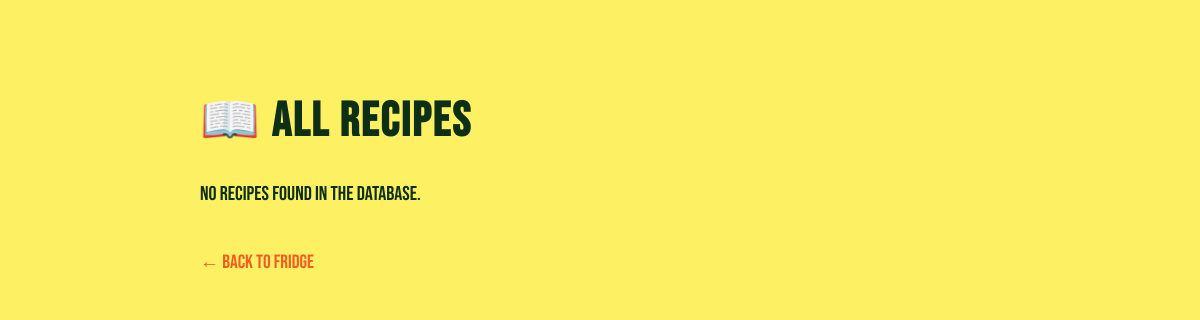
Page /all_recipes (signed in) on the earlier database version.
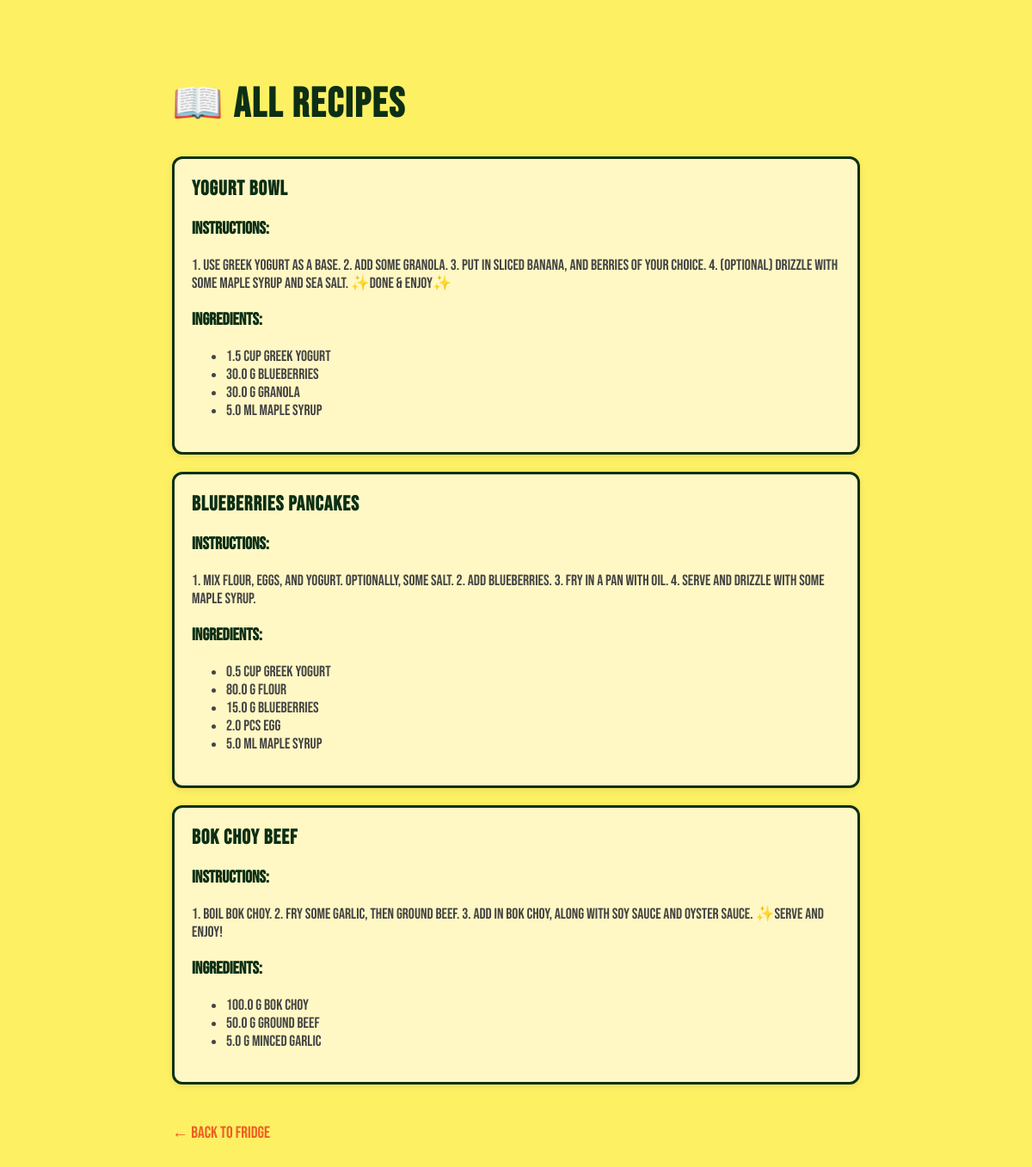
Same page on the later database version.
### models.py (models this page shows, shortened)
class Recipe(db.Model):
    id = db.Column(db.Integer, primary_key=True)
    name = db.Column(db.String(120), nullable=False)
    instructions = db.Column(db.Text, nullable=False)
    user_id = db.Column(db.Integer, db.ForeignKey('user.id'), nullable=False)
    user = db.relationship("User", backref="recipes")

class RecipeIngredient(db.Model):
    id = db.Column(db.Integer, primary_key=True)
    recipe_id = db.Column(db.Integer, db.ForeignKey('recipe.id'), nullable=False)
    name = db.Column(db.String(80), nullable=False)
    quantity = db.Column(db.Float, nullable=False)
    unit = db.Column(db.String(20), nullable=False)
    recipe = db.relationship("Recipe", backref="ingredients_needed")

### app.py (the view)
@app.route('/all_recipes')
def all_recipes():
    recipes = Recipe.query.filter_by(user_id=current_user.id).all()
    return render_template('all_recipes.html', recipes=recipes)

### app.py (called while the page is built)
@login_manager.user_loader
def load_user(user_id):
    return User.query.get(int(user_id))

### templates/all_recipes.html (shortened to what this page needs)
<!DOCTYPE html>
<html>
<head>
</head>
<body>
    <h1>📖 All Recipes</h1>
    {% if recipes %}
        {% for recipe in recipes %}
            <div class="recipe">
                <h2>{{ recipe.name }}</h2>
                <p><strong>Instructions:</strong></p>
                <div class="instructions">{{ recipe.instructions }}</div>
                <p><strong>Ingredients:</strong></p>
                <ul>
                    {% for ing in recipe.ingredients_needed %}
                        <li>{{ ing.quantity }} {{ ing.unit }} {{ ing.name }}</li>
                    {% endfor %}
                </ul>
            </div>
        {% endfor %}
    {% else %}
        <p>No recipes found in the database.</p>
    {% endif %}
    <br><a href="/">← Back to Fridge</a>
</body>
</html>

### templates/all_recipes.html (style rules this page uses)
body { font-family: 'Bebas Neue', sans-serif; margin: 40px; background-color: #fdf063; color: #0c2f15; font-size: 20px; max-width: 800px; margin: 40px auto; padding: 20px; }
h1, h2 { color: #0c2f15; font-weight: 800; }
h1 { font-size: 3rem; letter-spacing: 2px; }
h2 { font-size: 1.5rem; letter-spacing: 1px; }
.recipe { background: #fff8c5; border: 3px solid #0c2f15; border-radius: 12px; padding: 20px; margin-bottom: 20px; box-shadow: 0 2px 8px rgba(0,0,0,0.08); }
.recipe h2 { margin-top: 0; color: #0c2f15; }
.instructions { margin-top: 10px; font-size: 1.1rem; color: #444; }
ul { font-size: 1.1rem; color: #444; }
a { color: #f05d23; text-decoration: none; font-size: 1.2rem; }

Differences in the rows shown:
added Recipe: name "yogurt bowl", instructions "1. Use Greek yogurt as a base. 2. Add some granola. 3. Put in sliced banana, and berries of your choice. 4. (Optional) Drizzle with some maple syrup and sea salt. ✨Done & enjoy✨"
added RecipeIngredient: quantity "1.5", unit "cup", name "greek yogurt", shown under "yogurt bowl"
added RecipeIngredient: quantity "30.0", unit "g", name "blueberries", shown under "yogurt bowl"
added RecipeIngredient: quantity "30.0", unit "g", name "granola", shown under "yogurt bowl"
added RecipeIngredient: quantity "5.0", unit "ml", name "maple syrup", shown under "yogurt bowl"
added Recipe: name "Blueberries Pancakes", instructions "1. Mix flour, eggs, and yogurt. Optionally, some salt. 2. Add blueberries. 3. Fry in a pan with oil. 4. Serve and drizzle with some maple syrup."
added RecipeIngredient: quantity "0.5", unit "cup", name "greek yogurt", shown under "Blueberries Pancakes"
added RecipeIngredient: quantity "80.0", unit "g", name "flour", shown under "Blueberries Pancakes"
added RecipeIngredient: quantity "15.0", unit "g", name "blueberries", shown under "Blueberries Pancakes"
added RecipeIngredient: quantity "2.0", unit "pcs", name "egg", shown under "Blueberries Pancakes"
added RecipeIngredient: quantity "5.0", unit "ml", name "maple syrup", shown under "Blueberries Pancakes"
added Recipe: name "Bok choy beef", instructions "1. Boil bok choy. 2. Fry some garlic, then ground beef. 3. Add in bok choy, along with soy sauce and oyster sauce. ✨Serve and enjoy!"
added RecipeIngredient: quantity "100.0", unit "g", name "bok choy", shown under "Bok choy beef"
added RecipeIngredient: quantity "50.0", unit "g", name "ground beef", shown under "Bok choy beef"
added RecipeIngredient: quantity "5.0", unit "g", name "minced garlic", shown under "Bok choy beef"
Other differences:
text no longer shown: "No recipes found in the database."
